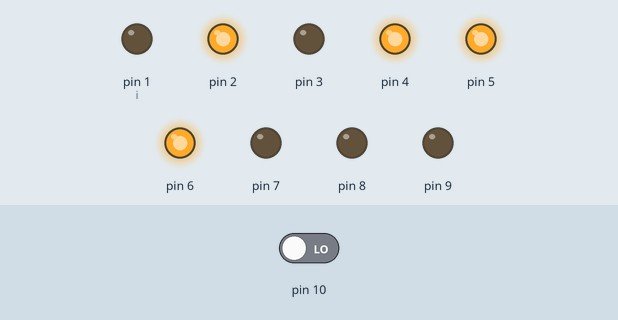
This sketch was run on a simulated Arduino Uno, built with avr-gcc and run on an emulated ATmega328P. Parts: output pins drawn as LEDs (lit = HIGH). The inputs (shaded band) are chosen by the test bench; at power-on: pin 10 LOW.

Above: at 1.8 s.
1.9 s: pin 10 driven HIGH
At 2.9 s:
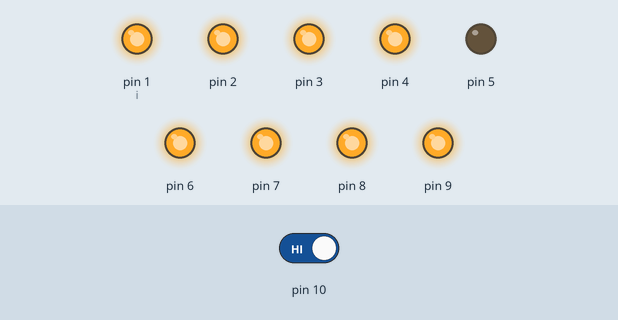
At 3.8 s:
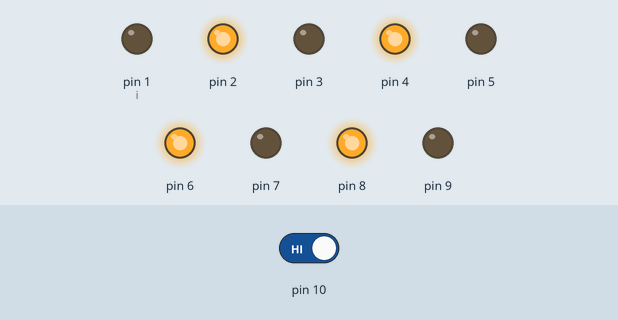
4.9 s: pin 10 driven LOW
At 5.8 s:
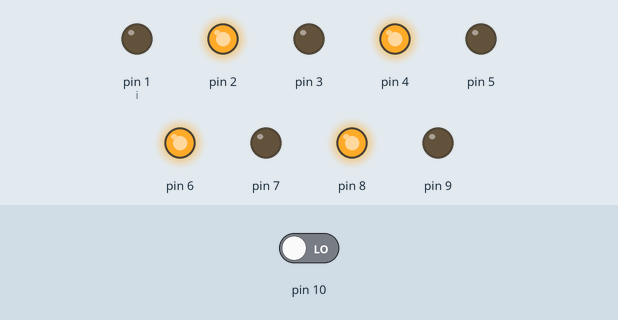
Timing chart, 0 to 7.9 s (numbered marks = the images above; inputs shaded):
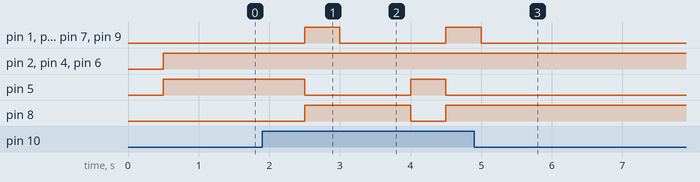

Measured:
- after the input at 1.9 s, pin 1 (i), pin 3, pin 7, pin 9: LOW → HIGH after 0.60 s, → LOW 0.50 s later, → HIGH 1.5 s later; pin 5: HIGH → LOW after 0.60 s, → HIGH 1.5 s later, → LOW 0.50 s later; pin 8: LOW → HIGH after 0.60 s, → LOW 1.5 s later, → HIGH 0.50 s later
- after the input at 4.9 s, pin 1 (i), pin 3, pin 7, pin 9: goes on until 5.0 s, then stays LOW; pin 5: stops changing and stays LOW; pin 8: stops changing and stays HIGH

The sketch:

Ejercicio8DerechoAExamen.ino
```cpp
int inc = 0;

void triangle() {
  digitalWrite(1, LOW);
  digitalWrite(2, HIGH);
  digitalWrite(3, LOW);
  digitalWrite(4, HIGH);
  digitalWrite(5, HIGH);
  digitalWrite(6, HIGH);
  digitalWrite(7, LOW);
  digitalWrite(8, LOW);
  digitalWrite(9, LOW);
}

void square() {
  digitalWrite(1, HIGH);
  digitalWrite(2, HIGH);
  digitalWrite(3, HIGH);
  digitalWrite(4, HIGH);
  digitalWrite(5, LOW);
  digitalWrite(6, HIGH);
  digitalWrite(7, HIGH);
  digitalWrite(8, HIGH);
  digitalWrite(9, HIGH);
}

void diamond() {
  for (int u = 2; u <= 8; u += 2) {
    digitalWrite(u, HIGH);
  }
  for (int u = 1; u <= 9; u += 2) {
    digitalWrite(u, LOW);
  }
}

void setup() {

  pinMode(10, INPUT);


  int i = 1;
  while (i <= 9) {
    pinMode(i, OUTPUT);
    i++;
  }
}
int e = 1;
void loop() {


  if (digitalRead(10) == HIGH) {
    e++;

  }

  delay(500);


  if (e > 3 || e < 0) {
    e = 0;
  }
  else if (e == 1) {
    triangle();
  } else if (e == 2) {
    square();
  } else if (e == 3) {
    diamond();
  }

}
```
